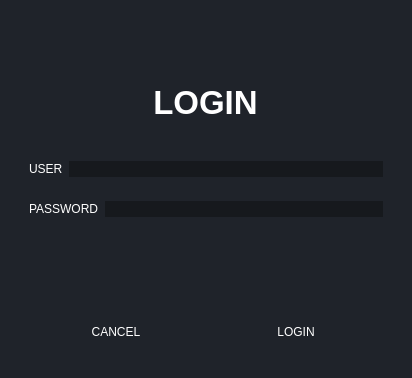
<?xml version="1.0" encoding="UTF-8"?>
<ui version="4.0">
 <class>Dialog</class>
 <widget class="QDialog" name="Dialog">
  <property name="geometry">
   <rect>
    <x>0</x>
    <y>0</y>
    <width>412</width>
    <height>378</height>
   </rect>
  </property>
  <property name="windowTitle">
   <string>Dialog</string>
  </property>
  <property name="styleSheet">
   <string notr="true">*{
	border: none;
	background-color:transparent;
	background: transparent;
	padding: 0;
	margin: 0;
	color: #fff;
}
#Dialog{
	background-color:#1f232a
}
QLineEdit{
	background-color:#16191d
}
#btnRegister{
	background-color: transparent
}</string>
  </property>
  <layout class="QVBoxLayout" name="verticalLayout">
   <item>
    <widget class="QWidget" name="widget_2" native="true">
     <layout class="QVBoxLayout" name="verticalLayout_3">
      <item alignment="Qt::AlignHCenter">
       <widget class="QLabel" name="label_4">
        <property name="maximumSize">
         <size>
          <width>100</width>
          <height>100</height>
         </size>
        </property>
        <property name="text">
         <string/>
        </property>
        <property name="pixmap">
         <pixmap>../images/bank.png</pixmap>
        </property>
        <property name="scaledContents">
         <bool>true</bool>
        </property>
        <property name="alignment">
         <set>Qt::AlignCenter</set>
        </property>
       </widget>
      </item>
      <item alignment="Qt::AlignHCenter">
       <widget class="QLabel" name="label_3">
        <property name="font">
         <font>
          <pointsize>25</pointsize>
          <weight>75</weight>
          <bold>true</bold>
         </font>
        </property>
        <property name="text">
         <string>LOGIN</string>
        </property>
        <property name="alignment">
         <set>Qt::AlignCenter</set>
        </property>
       </widget>
      </item>
     </layout>
    </widget>
   </item>
   <item>
    <widget class="QWidget" name="widget" native="true">
     <property name="sizePolicy">
      <sizepolicy hsizetype="Preferred" vsizetype="Fixed">
       <horstretch>0</horstretch>
       <verstretch>0</verstretch>
      </sizepolicy>
     </property>
     <layout class="QVBoxLayout" name="verticalLayout_2">
      <item>
       <widget class="QFrame" name="frame">
        <property name="sizePolicy">
         <sizepolicy hsizetype="Preferred" vsizetype="Fixed">
          <horstretch>0</horstretch>
          <verstretch>0</verstretch>
         </sizepolicy>
        </property>
        <property name="frameShape">
         <enum>QFrame::StyledPanel</enum>
        </property>
        <property name="frameShadow">
         <enum>QFrame::Raised</enum>
        </property>
        <layout class="QHBoxLayout" name="horizontalLayout">
         <item>
          <widget class="QLabel" name="label">
           <property name="text">
            <string>USER</string>
           </property>
          </widget>
         </item>
         <item>
          <widget class="QLineEdit" name="txtUsername"/>
         </item>
        </layout>
       </widget>
      </item>
      <item>
       <widget class="QFrame" name="frame_2">
        <property name="sizePolicy">
         <sizepolicy hsizetype="Preferred" vsizetype="Fixed">
          <horstretch>0</horstretch>
          <verstretch>0</verstretch>
         </sizepolicy>
        </property>
        <property name="frameShape">
         <enum>QFrame::StyledPanel</enum>
        </property>
        <property name="frameShadow">
         <enum>QFrame::Raised</enum>
        </property>
        <layout class="QHBoxLayout" name="horizontalLayout_2">
         <item>
          <widget class="QLabel" name="label_2">
           <property name="text">
            <string>PASSWORD</string>
           </property>
          </widget>
         </item>
         <item>
          <widget class="QLineEdit" name="txtPassword"/>
         </item>
        </layout>
       </widget>
      </item>
     </layout>
    </widget>
   </item>
   <item>
    <widget class="QWidget" name="widget_3" native="true">
     <layout class="QVBoxLayout" name="verticalLayout_4">
      <item>
       <widget class="QFrame" name="frame_3">
        <property name="frameShape">
         <enum>QFrame::StyledPanel</enum>
        </property>
        <property name="frameShadow">
         <enum>QFrame::Raised</enum>
        </property>
        <layout class="QVBoxLayout" name="verticalLayout_5"/>
       </widget>
      </item>
      <item>
       <widget class="QFrame" name="frame_4">
        <property name="frameShape">
         <enum>QFrame::StyledPanel</enum>
        </property>
        <property name="frameShadow">
         <enum>QFrame::Raised</enum>
        </property>
        <layout class="QHBoxLayout" name="horizontalLayout_3">
         <item>
          <widget class="QPushButton" name="btnCancel">
           <property name="text">
            <string>CANCEL</string>
           </property>
           <property name="icon">
            <iconset>
             <normaloff>../icons/x-circle.svg</normaloff>../icons/x-circle.svg</iconset>
           </property>
           <property name="iconSize">
            <size>
             <width>20</width>
             <height>20</height>
            </size>
           </property>
          </widget>
         </item>
         <item>
          <widget class="QPushButton" name="btnLogin">
           <property name="text">
            <string>LOGIN</string>
           </property>
           <property name="icon">
            <iconset>
             <normaloff>../icons/log-in.svg</normaloff>../icons/log-in.svg</iconset>
           </property>
           <property name="iconSize">
            <size>
             <width>20</width>
             <height>20</height>
            </size>
           </property>
          </widget>
         </item>
        </layout>
       </widget>
      </item>
     </layout>
    </widget>
   </item>
  </layout>
 </widget>
 <resources/>
 <connections/>
</ui>
